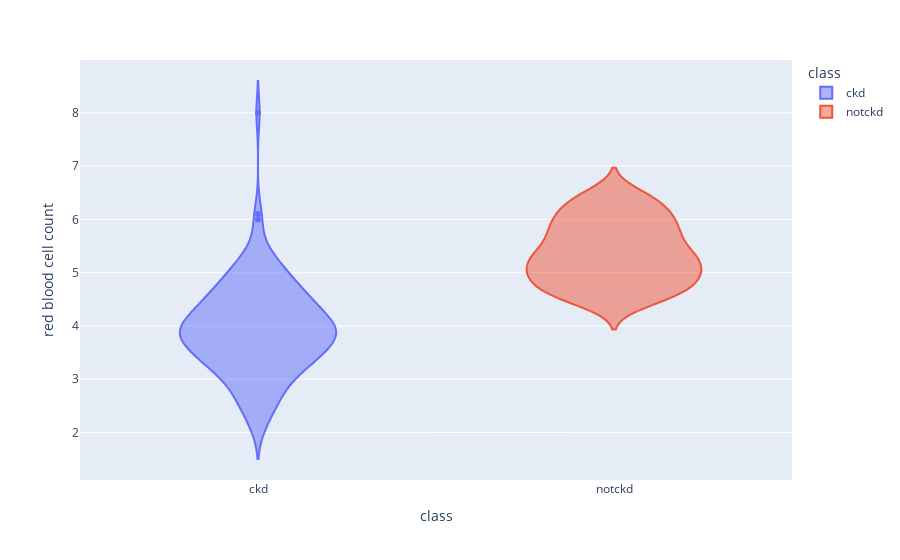

Source (notebook cell):
### Code cell
px.violin(df,y='red blood cell count',x="class", color="class")

### Figure 1 — Plotly figure (JSON) as saved in the notebook; plotly's stock layout.template omitted (floating-point values rounded to 4 significant figures; data arrays with more than 128 entries replaced by an {"elided": "..."} marker saying what was removed)
{"data": [{"alignmentgroup": "True", "box": {"visible": false}, "hovertemplate": "class=%{x}<br>red blood cell count=%{y}<extra></extra>", "legendgroup": "ckd", "marker": {"color": "#636efa"}, "name": "ckd", "offsetgroup": "ckd", "orientation": "v", "scalegroup": "True", "showlegend": true, "type": "violin", "x": {"elided": "250 str values"}, "x0": " ", "xaxis": "x", "y": {"elided": "250 float values"}, "y0": " ", "yaxis": "y"}, {"alignmentgroup": "True", "box": {"visible": false}, "hovertemplate": "class=%{x}<br>red blood cell count=%{y}<extra></extra>", "legendgroup": "notckd", "marker": {"color": "#EF553B"}, "name": "notckd", "offsetgroup": "notckd", "orientation": "v", "scalegroup": "True", "showlegend": true, "type": "violin", "x": {"elided": "150 str values"}, "x0": " ", "xaxis": "x", "y": {"elided": "150 float values"}, "y0": " ", "yaxis": "y"}], "layout": {"legend": {"title": {"text": "class"}, "tracegroupgap": 0}, "margin": {"t": 60}, "violinmode": "overlay", "xaxis": {"anchor": "y", "categoryarray": ["ckd", "notckd"], "categoryorder": "array", "domain": [0, 1], "title": {"text": "class"}}, "yaxis": {"anchor": "x", "domain": [0, 1], "title": {"text": "red blood cell count"}}}}
